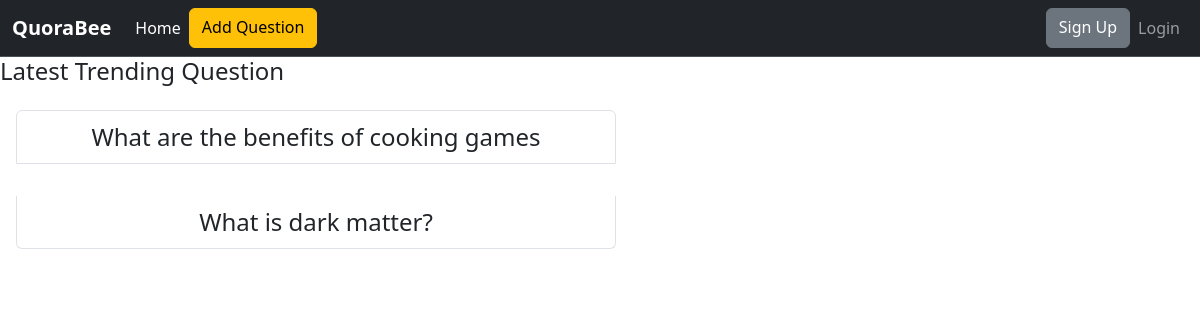
The page / on the database its author committed.
### core/models.py (models this page shows)
class Question(models.Model):
    question = models.CharField(max_length=255,verbose_name='Add Question', blank=False,null=True,help_text='Start your question with Why, What, How etc.')
    created_on = models.DateTimeField(auto_now_add=True)
    author = models.ForeignKey(User, on_delete=models.CASCADE)
    uquest_id = models.CharField(verbose_name='Unique ID',max_length=25,default=uuid.uuid4().hex[:12], editable=False, null=True , blank=False)
    class Meta:
        ordering = ('-created_on',)
    def get_absolute_url(self):
       return reverse('question_detail',args=[self.id])

### core/views.py (the view)
# urls.py: path("", views.home,name="home"),
def home(request):
    quest_list = Question.objects.all()[:15]
    context = {'quest_list':quest_list}
    return render(request, 'home.html', context)

### core/templates/home.html
{% extends 'base.html' %}
{% block content %}
<div class="">
    <div class="">
        <h4>Latest Trending Question</h4>
        <ul class="list-group">
            {% for quest_list in quest_list  %}
            <li class="list-group-item m-3 text-wrap w-50 text-center">
                <a class="nav-link"href="{{ quest_list.get_absolute_url }}">
                    <div class=" fs-4 text-semibold">
                        {{quest_list.question}}
                    </div>
                </a>
            </li>
            {% endfor %}
        </ul>
    </div>
</div>
{% endblock content %}

### rows shown on the page
Question: question "What are the benefits of cooking games"
Question: question "What is dark matter?"
